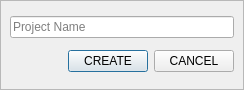
<?xml version="1.0" encoding="UTF-8"?>
<ui version="4.0">
 <class>AddProjectDialog</class>
 <widget class="QWidget" name="AddProjectDialog">
  <property name="geometry">
   <rect>
    <x>0</x>
    <y>0</y>
    <width>244</width>
    <height>90</height>
   </rect>
  </property>
  <property name="windowTitle">
   <string>Form</string>
  </property>
  <layout class="QVBoxLayout" name="verticalLayout">
   <property name="spacing">
    <number>0</number>
   </property>
   <property name="leftMargin">
    <number>0</number>
   </property>
   <property name="topMargin">
    <number>0</number>
   </property>
   <property name="rightMargin">
    <number>0</number>
   </property>
   <property name="bottomMargin">
    <number>0</number>
   </property>
   <item>
    <widget class="QFrame" name="content">
     <property name="frameShape">
      <enum>QFrame::StyledPanel</enum>
     </property>
     <property name="frameShadow">
      <enum>QFrame::Raised</enum>
     </property>
     <layout class="QVBoxLayout" name="verticalLayout_2">
      <item>
       <widget class="QLineEdit" name="projectName">
        <property name="placeholderText">
         <string>Project Name</string>
        </property>
       </widget>
      </item>
      <item>
       <layout class="QHBoxLayout" name="horizontalLayout">
        <item>
         <spacer name="horizontalSpacer">
          <property name="orientation">
           <enum>Qt::Horizontal</enum>
          </property>
          <property name="sizeHint" stdset="0">
           <size>
            <width>40</width>
            <height>20</height>
           </size>
          </property>
         </spacer>
        </item>
        <item>
         <widget class="QPushButton" name="create">
          <property name="text">
           <string>CREATE</string>
          </property>
          <property name="default">
           <bool>true</bool>
          </property>
         </widget>
        </item>
        <item>
         <widget class="QPushButton" name="cancel">
          <property name="text">
           <string>CANCEL</string>
          </property>
         </widget>
        </item>
       </layout>
      </item>
     </layout>
    </widget>
   </item>
  </layout>
 </widget>
 <resources/>
 <connections/>
</ui>
